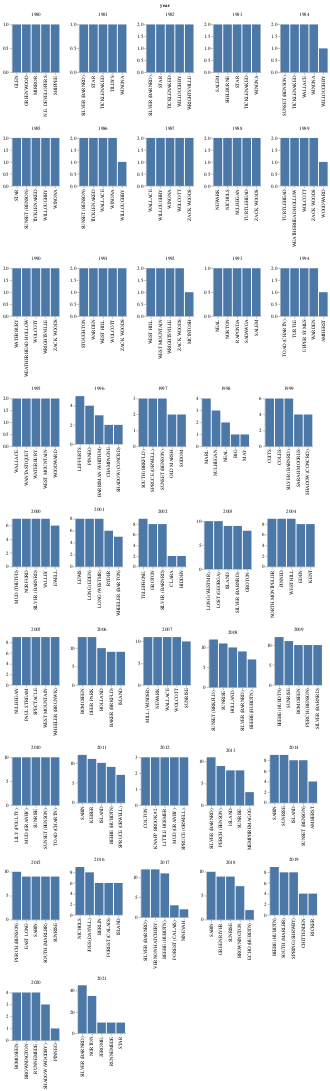

The code cell stored with this chart in its notebook:
### Code cell
# bottom ten most measured lakes by year
alt.Chart(bottom).mark_bar().encode(
    x=alt.X('LakeID:N', sort='-y', title=None),
    y=alt.Y('CharacteristicID:Q', title=None, axis=alt.Axis(grid=False))
).properties(width=100,
    height=100
).facet('year:O', columns=5).resolve_scale(x='independent', y='independent').configure_view(strokeWidth=0
)

### Figure 1 — Vega-Lite specification as saved in the notebook (floating-point values rounded to 4 significant figures; data arrays with more than 128 entries replaced by an {"elided": "..."} marker saying what was removed)
{"config": {"view": {"continuousWidth": 400, "continuousHeight": 300, "strokeWidth": 0}}, "data": {"name": "data-1597c2eec01ee9ee2f73080209a36d39"}, "facet": {"type": "ordinal", "field": "year"}, "spec": {"mark": "bar", "encoding": {"x": {"type": "nominal", "field": "LakeID", "sort": "-y", "title": null}, "y": {"type": "quantitative", "axis": {"grid": false}, "field": "CharacteristicID", "title": null}}, "height": 100, "width": 100}, "columns": 5, "resolve": {"scale": {"x": "independent", "y": "independent"}}, "$schema": "https://vega.github.io/schema/vega-lite/v4.8.1.json", "datasets": {"data-1597c2eec01ee9ee2f73080209a36d39": {"elided": "210 records"}}}
